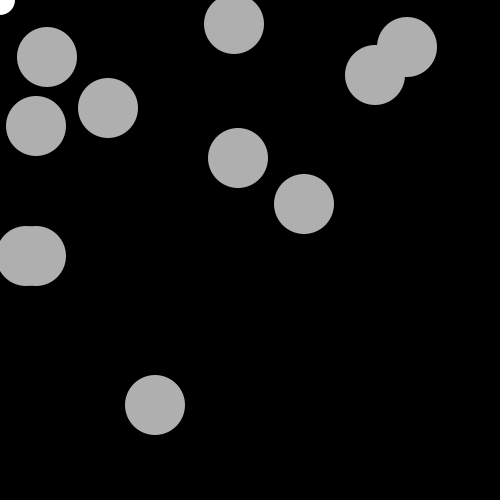
Frame 1 (no input)
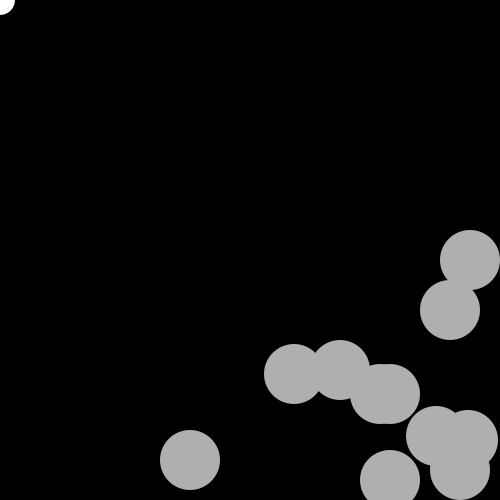
Frame 60 (the mouse pressed at the canvas centre just before this capture)
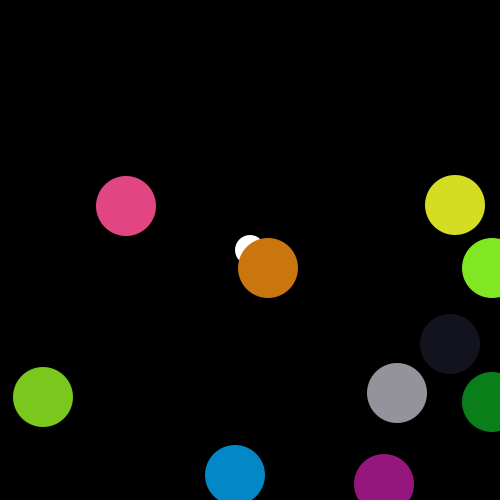
Frame 120 (the mouse held since frame 60 and released just before this capture)

The Processing sketch that drew these frames (run headless with seeded random() and noise(); from frame 60 on, the mouse is pressed at the canvas centre):

// Processing sketch: processing_54663
// ── processing_54663.pde

Ball[] balls;
boolean overlap;

class Ball {
  float px, py, vx, vy;
  Ball(float _px, float _py, float _vx, float _vy) {
    px = _px; 
    py = _py; 
    vx = _vx; 
    vy = _vy;
  }
  void simulate() {
    px+=vx;
    py+=vy;
    vx*=((px > width) || (px < 0))?-1:1;
    vy*=((py > width) || (py < 0))?-1:1;
  }
  
  void render() {
    
    fill (175);
    
    if (overlap){
      fill(random(255), random(255), random(255));
    }
    
    ellipse(px, py, 60, 60);
  }
  
  boolean overlaps() {
    return( dist( mouseX, mouseY, px, py ) <= 33 );
  }
}

void setup() {
  size(500, 500);
  smooth();
  noStroke();
  ellipseMode(CENTER);
  balls = new Ball[11];
  balls[0] = new Ball(100, 100, 8, 8);
  balls[1] = new Ball(300, 200, 4, 4);
  balls[2] = new Ball(150, 400, 5, 5);
  balls[3] = new Ball(400, 40, 7, 7);
  balls[4] = new Ball(20, 250, 6, 6);
  balls[5] = new Ball(370, 70, 5, 5);
  balls[6] = new Ball(230, 150, 8, 8);
  balls[7] = new Ball(30, 250, 6, 6);
  balls[8] = new Ball(230, 20, 4, 4);
  balls[9] = new Ball(40, 50, 7, 7);
  balls[10] = new Ball(30, 120, 6, 6);

  overlap = false;
}

void draw() {
  simulate();
  render();
}

void simulate() {
  overlap = false;  
  for ( int i = 0; i < balls.length; i++) {
    if ( balls[i].overlaps() ) {
      overlap = true;
    }
  }
  if ( !overlap ) {
    for ( int i = 0; i < balls.length; i++) {
      balls[i].simulate();
    }
  }
}  

void render() {
  background(0);
  fill(255);
  ellipse(mouseX, mouseY, 30, 30);
  for ( int i = 0; i < balls.length; i++) {
    balls[i].render();
    if ( balls[i].overlaps() ) {
    }
  }
}
